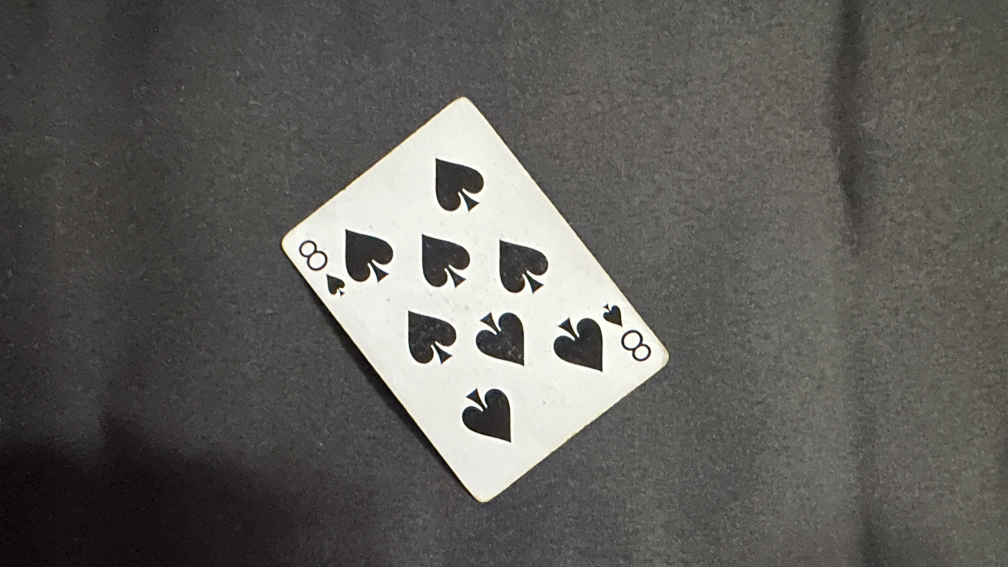
#> input picture TEMP/Project 4/test_images2/spade.jpeg, 4032 x 2268 px, found by its file name (shown at 1/4 size)
$ python template_generator.py
#> lines starting #> are read from the running program, lines starting #| are printed output that depends on the picture; after the words box and inside, x2 and y2 are one past the last pixel; in counts of white or black regions, pixels touching at a corner belong together
import cv2
import numpy as np
import os

def preprocess_and_extract_symbols(image_path, output_folder="e:/Laptop/Work/Study/Uni - TTU/6) Fall 24 - Sixth Semester/Fall 2024 TTU Image Processing (ECE-4367-001) Full Term/Projects/Project 4/imgs2/"):
    # Ensure the output directory exists
    if not os.path.exists(output_folder):
        os.makedirs(output_folder)

    # Step 1: Input Image Acquisition
    img_color = cv2.imread(image_path)
    if img_color is None:
        print("Error: Image not found or unable to read.")
        return None, None, None

    # Save Original Image
    cv2.imwrite(os.path.join(output_folder, "original_image.jpg"), img_color)

    # Step 2: Preprocessing
    img_gray = cv2.cvtColor(img_color, cv2.COLOR_BGR2GRAY)
    _, img_bin = cv2.threshold(img_gray, 0, 255, cv2.THRESH_BINARY + cv2.THRESH_OTSU)

    # Invert image if necessary
    if np.mean(img_bin) > 127:
        img_bin = 255 - img_bin

    # Morphological operations
    kernel = cv2.getStructuringElement(cv2.MORPH_RECT, (3, 3))
    img_bin = cv2.morphologyEx(img_bin, cv2.MORPH_OPEN, kernel)
    img_bin = cv2.morphologyEx(img_bin, cv2.MORPH_CLOSE, kernel)

    # Save Binarized Image
    cv2.imwrite(os.path.join(output_folder, "binarized_image.jpg"), img_bin)

    # Step 3: Card Orientation Detection
    contours, _ = cv2.findContours(img_bin, cv2.RETR_EXTERNAL, cv2.CHAIN_APPROX_SIMPLE)
    if not contours:
        print("Error: No contours found.")
        return None, None

    largest_contour = max(contours, key=cv2.contourArea)
    rect = cv2.minAreaRect(largest_contour)

    angle = rect[2]
    width, height = rect[1][0], rect[1][1]
    if width < height:
        angle = angle
    else:
        angle = angle + 90

    # Rotate image to correct orientation
    (h, w) = img_gray.shape
    center = (w // 2, h // 2)
    M = cv2.getRotationMatrix2D(center, angle, 1.0)
    img_rotated = cv2.warpAffine(img_color, M, (w, h), flags=cv2.INTER_CUBIC, borderMode=cv2.BORDER_REPLICATE)

    # Save Rotated Image
    cv2.imwrite(os.path.join(output_folder, "rotated_image.jpg"), img_rotated)

    # Step 4: Card Cropping
    img_gray_rotated = cv2.cvtColor(img_rotated, cv2.COLOR_BGR2GRAY)
    _, img_bin_rotated = cv2.threshold(img_gray_rotated, 0, 255, cv2.THRESH_BINARY + cv2.THRESH_OTSU)

    if np.mean(img_bin_rotated) > 127:
        img_bin_rotated = 255 - img_bin_rotated

    contours, _ = cv2.findContours(img_bin_rotated, cv2.RETR_EXTERNAL, cv2.CHAIN_APPROX_SIMPLE)
    if not contours:
        print("Error: No contours found in rotated image.")
        return None, None

    card_contour = max(contours, key=cv2.contourArea)
    x, y, w, h = cv2.boundingRect(card_contour)
    card_cropped = img_rotated[y:y+h, x:x+w]

    # Save Cropped Card
    cv2.imwrite(os.path.join(output_folder, "cropped_card.jpg"), card_cropped)

    # Step 5: Extracting Rank and Suit Symbols
    symbol_region = card_cropped[0:int(h*0.3), 0:int(w*0.17)]

    # Save Symbol Region
    cv2.imwrite(os.path.join(output_folder, "symbol_region.jpg"), symbol_region)

    symbol_gray = cv2.cvtColor(symbol_region, cv2.COLOR_BGR2GRAY)
    _, symbol_bin = cv2.threshold(symbol_gray, 0, 255, cv2.THRESH_BINARY_INV + cv2.THRESH_OTSU)

    # Save Binarized Symbol
    cv2.imwrite(os.path.join(output_folder, "binarized_symbol.jpg"), symbol_bin)

    # Step 6: Finding Contours in Symbol Region
    contours, _ = cv2.findContours(symbol_bin, cv2.RETR_EXTERNAL, cv2.CHAIN_APPROX_SIMPLE)

    # Filter out small contours based on area
    min_contour_area = 50
    filtered_contours = [cnt for cnt in contours if cv2.contourArea(cnt) > min_contour_area]

    if len(filtered_contours) < 2:
        print("Error: Not enough contours found to separate rank and suit symbols.")
        return None, None, None

    # Create a copy of the symbol region for visualization
    symbol_with_contours = cv2.cvtColor(symbol_bin, cv2.COLOR_GRAY2BGR)

    # Draw all filtered contours in green
    for cnt in filtered_contours:
        cv2.drawContours(symbol_with_contours, [cnt], -1, (0, 255, 0), 2)

    # Save Filtered Contours
    cv2.imwrite(os.path.join(output_folder, "filtered_contours.jpg"), symbol_with_contours)

    # Calculate the center of the symbol region
    symbol_center_x = symbol_bin.shape[1] // 2
    symbol_center_y = symbol_bin.shape[0] // 2

    # Sort contours by combined size and distance metric
    def contour_priority_score(contour, center_x, center_y):
        M = cv2.moments(contour)
        if M["m00"] == 0:
            return float('inf')
        cx = int(M["m10"] / M["m00"])
        cy = int(M["m01"] / M["m00"])
        distance = ((cx - center_x) ** 2 + (cy - center_y) ** 2) ** 0.5
        area = cv2.contourArea(contour)
        return distance / (area + 1e-5)

    filtered_contours.sort(key=lambda cnt: contour_priority_score(cnt, symbol_center_x, symbol_center_y))

    rank_contour = filtered_contours[0]
    suit_contour = filtered_contours[1]

    # Draw the selected rank and suit contours in red and blue for verification
    cv2.drawContours(symbol_with_contours, [rank_contour], -1, (0, 0, 255), 2)
    cv2.drawContours(symbol_with_contours, [suit_contour], -1, (255, 0, 0), 2)

    # Save Selected Rank and Suit Contours
    cv2.imwrite(os.path.join(output_folder, "selected_rank_suit_contours.jpg"), symbol_with_contours)

    # Sort contours by vertical position (y-coordinate)
    bounding_boxes = [cv2.boundingRect(c) for c in [rank_contour, suit_contour]]
    sorted_contours = sorted(zip([rank_contour, suit_contour], bounding_boxes), key=lambda b: b[1][1])

    # Step 7: Extracting Rank and Suit Symbols
    x, y, w, h = sorted_contours[0][1]
    rank_symbol = symbol_bin[y:y+h, x:x+w]
    rank_symbol = cv2.resize(rank_symbol, (70, 100))
    cv2.imwrite(os.path.join(output_folder, "rank_symbol.jpg"), rank_symbol)

    x, y, w, h = sorted_contours[1][1]
    suit_symbol = symbol_bin[y:y+h, x:x+w]
    suit_symbol = cv2.resize(suit_symbol, (70, 125))
    cv2.imwrite(os.path.join(output_folder, "suit_symbol.jpg"), suit_symbol)

    return rank_symbol, suit_symbol, card_cropped

def match_templates(rank_symbol, suit_symbol, rank_templates, suit_templates):
    # Template Matching for Ranks
    max_score_rank = -np.inf
    best_match_rank = None
    for rank_name, rank_template in rank_templates.items():
        res = cv2.matchTemplate(rank_symbol, rank_template, cv2.TM_CCOEFF_NORMED)
        score = res[0][0]
        print(score)
        if score > max_score_rank:
            max_score_rank = score
            best_match_rank = rank_name

    # Template Matching for Suits
    max_score_suit = -np.inf
    best_match_suit = None
    for suit_name, suit_template in suit_templates.items():
        res = cv2.matchTemplate(suit_symbol, suit_template, cv2.TM_CCOEFF_NORMED)
        score = res[0][0]
        print(score)
        if score > max_score_suit:
            max_score_suit = score
            best_match_suit = suit_name

    # Thresholds
    threshold_rank = 0  # Adjust based on experimentation
    threshold_suit = 0  # Adjust based on experimentation

    # Result Declaration
    if max_score_rank > threshold_rank and max_score_suit > threshold_suit:
        result = f"The card is {best_match_rank} of {best_match_suit}"
    else:
        result = "Unable to confidently determine the card's rank and suit."

    print(f"Rank match score: {max_score_rank}, Suit match score: {max_score_suit}")
    print(result)
    return result

# Helper function to load templates
def load_templates(template_folder):
    rank_templates = {}
    suit_templates = {}

    # Load rank templates
    ranks = ['A', '2', '3', '4', '5', '6', '7', '8', '9', '10', 'J', 'Q', 'K']
    for rank in ranks:
        template_path = os.path.join(template_folder, 'ranks', f'{rank}.jpg')
        template = cv2.imread(template_path, cv2.IMREAD_GRAYSCALE)
        if template is not None:
            _, template_bin = cv2.threshold(template, 0, 255, cv2.THRESH_BINARY + cv2.THRESH_OTSU)
            template_resized = cv2.resize(template_bin, (70, 125))
            rank_templates[rank] = template_resized
        else:
            print(f"Warning: Template for rank '{rank}' not found.")

    # Load suit templates
    suits = ['Hearts', 'Diamonds', 'Clubs', 'Spades']
#> suits = ['Hearts', 'Diamonds', 'Clubs', 'Spades']
    for suit in suits:
        template_path = os.path.join(template_folder, 'suits', f'{suit}.jpg')
        template = cv2.imread(template_path, cv2.IMREAD_GRAYSCALE)
        if template is not None:
            _, template_bin = cv2.threshold(template, 0, 255, cv2.THRESH_BINARY + cv2.THRESH_OTSU)
            template_resized = cv2.resize(template_bin, (70, 125))
            suit_templates[suit] = template_resized
        else:
            print(f"Warning: Template for suit '{suit}' not found.")
#| Warning: Template for suit 'Hearts' not found.

    return rank_templates, suit_templates

#A, 10, diamond got 9 wrong, hearts got 8 wrong,
# Wrong - 6, 8, 9
# Main code to run the functions
if __name__ == "__main__":
    image_path = 'e:/Laptop/Work/Study/Uni - TTU/6) Fall 24 - Sixth Semester/Fall 2024 TTU Image Processing (ECE-4367-001) Full Term/Projects/Project 4/test_images2/spade.jpeg'
    template_folder = 'e:/Laptop/Work/Study/Uni - TTU/6) Fall 24 - Sixth Semester/Fall 2024 TTU Image Processing (ECE-4367-001) Full Term/Projects/Project 4/imgs'  # Folder containing 'ranks' and 'suits' subfolders

    # Load templates
    rank_templates, suit_templates = load_templates(template_folder)
#> rank_templates = 0 items; suit_templates = 0 items

    # Preprocess image and extract symbols
    rank_symbol, suit_symbol, card_cropped = preprocess_and_extract_symbols(image_path)
#> in preprocess_and_extract_symbols, img_color is the input picture: shape (2268, 4032, 3); mean B, G, R 91, 95, 96.4
#> in preprocess_and_extract_symbols, `_, img_bin = cv2.threshold(img_gray, 0, 255, cv2.THRESH_BINARY + cv2.T..`:
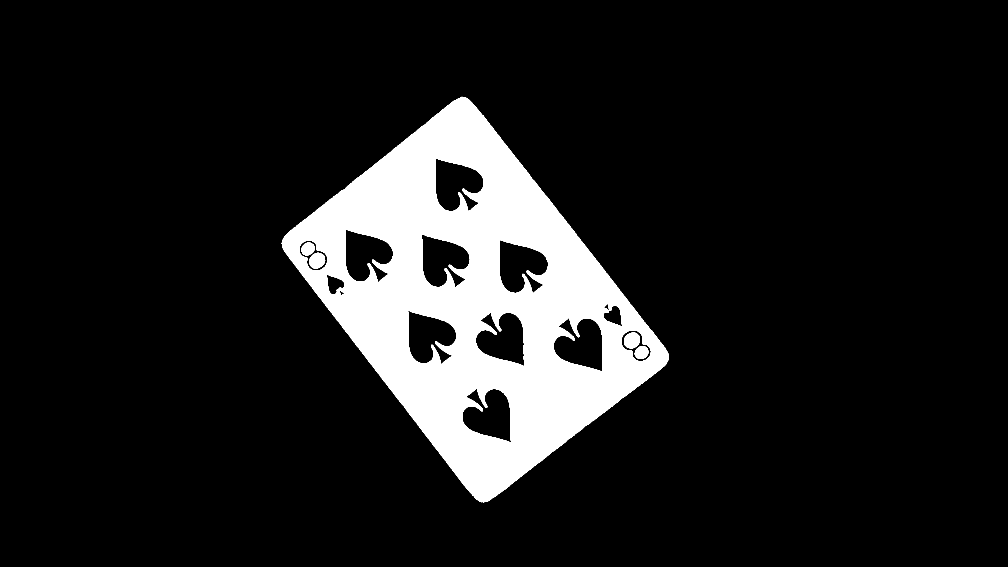
#> img_bin: shape (2268, 4032) (shown at 1/4 size); 11.5% white; 5 white regions, box (x1, y1, x2, y2) and area: (1127, 387, 2675, 2009) 1043933, (2497, 1331, 2560, 1393) 3103, (1238, 1011, 1301, 1074) 2998, (2539, 1384, 2593, 1436) 2129, (1206, 971, 1258, 1021) 2030
#> in preprocess_and_extract_symbols, `img_bin = cv2.morphologyEx(img_bin, cv2.MORPH_CLOSE, kernel)`: img_bin: shape (2268, 4032); 11.5% white; 5 white regions
#> in preprocess_and_extract_symbols, `contours, _ = cv2.findContours(img_bin, cv2.RETR_EXTERNAL, cv2.CHAIN_A..`: contours = 1 contour; box (x1, y1, x2, y2) and area: (1127, 388, 2675, 2009) 1296174
#> in preprocess_and_extract_symbols, `largest_contour = max(contours, key=cv2.contourArea)`: largest_contour = contour of 3411 points, box (x1, y1, x2, y2) (1127, 388, 2675, 2009), area 1296174
#> in preprocess_and_extract_symbols, `rect = cv2.minAreaRect(largest_contour)`: rect = ((1895.3, 1196.7), (973.3, 1356.6), -37.7)
#> in preprocess_and_extract_symbols, `angle = rect[2]`: angle = -37.7
#> in preprocess_and_extract_symbols, `width, height = rect[1][0], rect[1][1]`: width = 973.3; height = 1356.6
#> in preprocess_and_extract_symbols, `M = cv2.getRotationMatrix2D(center, angle, 1.0)`: M = [[0.791, -0.612, 1114.5], [0.612, 0.791, -996.1]]
#> in preprocess_and_extract_symbols, `_, img_bin_rotated = cv2.threshold(img_gray_rotated, 0, 255, cv2.THRES..`:
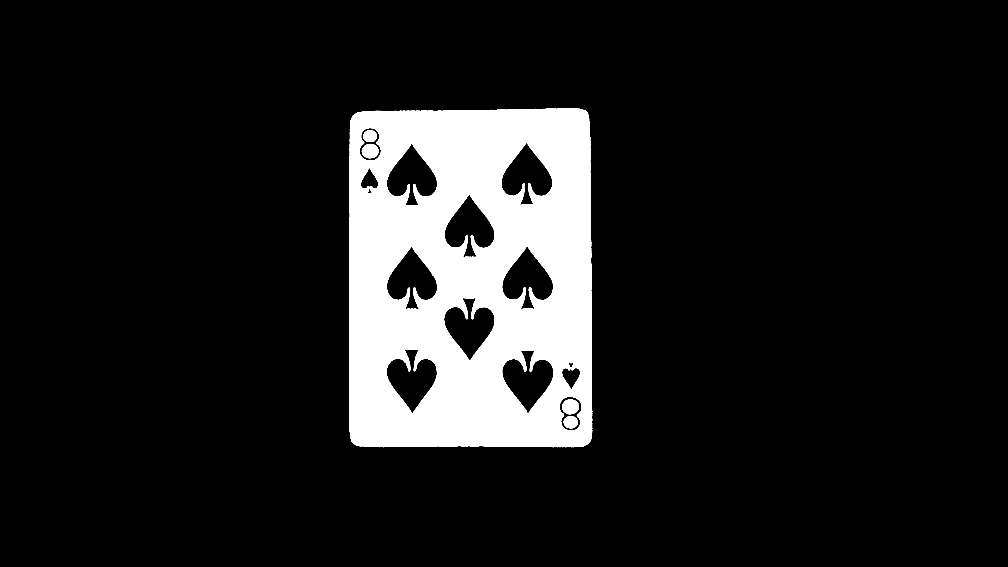
#> img_bin_rotated: shape (2268, 4032) (shown at 1/4 size); 11.5% white; 5 white regions
#> in preprocess_and_extract_symbols, `contours, _ = cv2.findContours(img_bin_rotated, cv2.RETR_EXTERNAL, cv2..`: contours = 1 contour; box (x1, y1, x2, y2) and area: (1396, 432, 2369, 1789) 1296204
#> in preprocess_and_extract_symbols, `card_contour = max(contours, key=cv2.contourArea)`: card_contour = contour of 2546 points, box (x1, y1, x2, y2) (1396, 432, 2369, 1789), area 1296204
#> in preprocess_and_extract_symbols, `x, y, w, h = cv2.boundingRect(card_contour)`: x = 1396; y = 432; w = 973; h = 1357
#> in preprocess_and_extract_symbols, `symbol_gray = cv2.cvtColor(symbol_region, cv2.COLOR_BGR2GRAY)`:
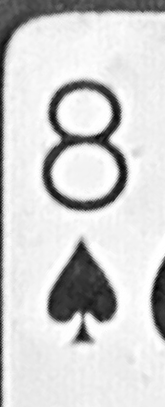
#> symbol_gray: shape (407, 165); min 0, max 255, mean 208.2
#> in preprocess_and_extract_symbols, `_, symbol_bin = cv2.threshold(symbol_gray, 0, 255, cv2.THRESH_BINARY_I..`: symbol_bin: shape (407, 165); 17.9% white; 4 white regions
#> in preprocess_and_extract_symbols, `contours, _ = cv2.findContours(symbol_bin, cv2.RETR_EXTERNAL, cv2.CHAI..`: contours = 4 contours; box (x1, y1, x2, y2) and area: (42, 80, 128, 211) 8420, (47, 240, 117, 343) 3598, (0, 0, 165, 407) 3396, (150, 257, 165, 341) 715
#> in preprocess_and_extract_symbols, `filtered_contours = [cnt for cnt in contours if cv2.contourArea(cnt) >..`: filtered_contours has the same summary as contours
#> in preprocess_and_extract_symbols, `symbol_with_contours = cv2.cvtColor(symbol_bin, cv2.COLOR_GRAY2BGR)`: symbol_with_contours: shape (407, 165, 3); 17.9% white; 4 white regions, box (x1, y1, x2, y2) and area: (0, 0, 165, 407) 3951, (47, 240, 117, 343) 3744, (42, 80, 128, 211) 3538, (150, 257, 165, 341) 799
#> the loop in preprocess_and_extract_symbols, `for cnt in filtered_contours:` made 4 passes
#> after the loop in preprocess_and_extract_symbols, `for cnt in filtered_contours:`:
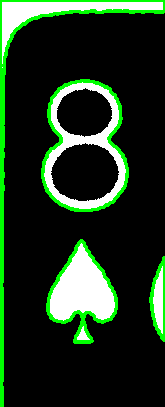
#> symbol_with_contours: shape (407, 165, 3); mean B, G, R 31.2, 52.4, 31.2
#> in contour_priority_score, `M = cv2.moments(contour)`: M = moments, m00 715, centre m10/m00, m01/m00 = (158.8, 300.3)
#> in contour_priority_score, `cx = int(M["m10"] / M["m00"])`: cx = 158
#> in contour_priority_score, `cy = int(M["m01"] / M["m00"])`: cy = 300
#> in contour_priority_score, `distance = ((cx - center_x) ** 2 + (cy - center_y) ** 2) ** 0.5`: distance = 123.2
#> in contour_priority_score, `area = cv2.contourArea(contour)`: area = 715
#> in preprocess_and_extract_symbols, `rank_contour = filtered_contours[0]`: rank_contour = contour of 198 points, box (x1, y1, x2, y2) (42, 80, 128, 211), area 8420
#> in preprocess_and_extract_symbols, `suit_contour = filtered_contours[1]`: suit_contour = contour of 177 points, box (x1, y1, x2, y2) (47, 240, 117, 343), area 3598
#> in preprocess_and_extract_symbols, `bounding_boxes = [cv2.boundingRect(c) for c in [rank_contour, suit_con..`: bounding_boxes = [(42, 80, 86, 131), (47, 240, 70, 103)]
#> in preprocess_and_extract_symbols, `sorted_contours = sorted(zip([rank_contour, suit_contour], bounding_bo..`: sorted_contours = 2 items
#> in preprocess_and_extract_symbols, `x, y, w, h = sorted_contours[0][1]`: x = 42; y = 80; w = 86; h = 131
#> in preprocess_and_extract_symbols, `rank_symbol = symbol_bin[y:y+h, x:x+w]`: rank_symbol: shape (131, 86); 31.4% white; 1 white region, box (x1, y1, x2, y2) and area: (0, 0, 86, 131) 3538
#> in preprocess_and_extract_symbols, `rank_symbol = cv2.resize(rank_symbol, (70, 100))`:
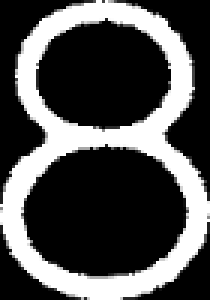
#> rank_symbol: shape (100, 70) (shown 3 times larger); min 0, max 255, mean 79.9
#> in preprocess_and_extract_symbols, `x, y, w, h = sorted_contours[1][1]`: x = 47; y = 240; w = 70; h = 103
#> in preprocess_and_extract_symbols, `suit_symbol = symbol_bin[y:y+h, x:x+w]`: suit_symbol: shape (103, 70); 51.9% white; 11 black regions (7 under 20 px), largest, box (x1, y1, x2, y2) and area: (0, 0, 34, 64) 977, (36, 0, 70, 58) 965, (0, 71, 35, 103) 768, (37, 69, 70, 103) 743
#> in preprocess_and_extract_symbols, `suit_symbol = cv2.resize(suit_symbol, (70, 125))`:
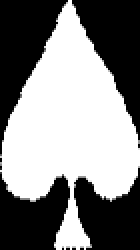
#> suit_symbol: shape (125, 70) (shown 2 times larger); min 0, max 255, mean 132.4

    if rank_symbol is not None and suit_symbol is not None:
        # Match templates and declare result
        result = match_templates(rank_symbol, suit_symbol, rank_templates, suit_templates)
#> after the loop in match_templates, `for rank_name, rank_template in rank_templates.items():`: max_score_rank = -inf
#| Rank match score: -inf, Suit match score: -inf

        # Display the final cropped card with result
        cv2.putText(card_cropped, result, (10, 30), cv2.FONT_HERSHEY_SIMPLEX, 0.8, (0, 255, 0), 2)
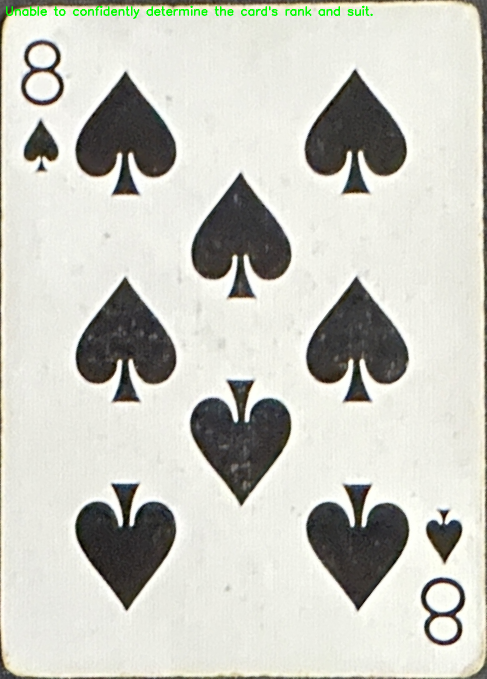
#> card_cropped: shape (1357, 973, 3) (shown at 1/2 size); mean B, G, R 193.7, 201.9, 201.4
        cv2.imshow("Final Result", card_cropped)
        cv2.waitKey(0)
        cv2.destroyAllWindows()
    else:
        print("Symbol extraction failed.")
